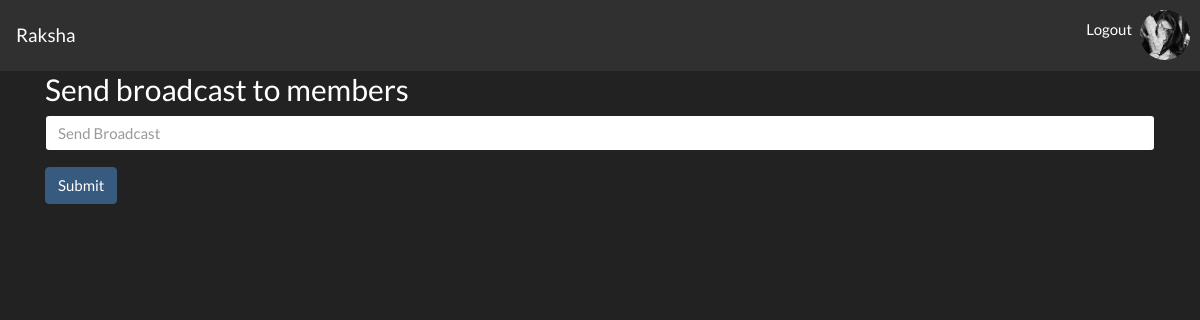
The app's page /project/messages.php?id=36 (signed in), older data.
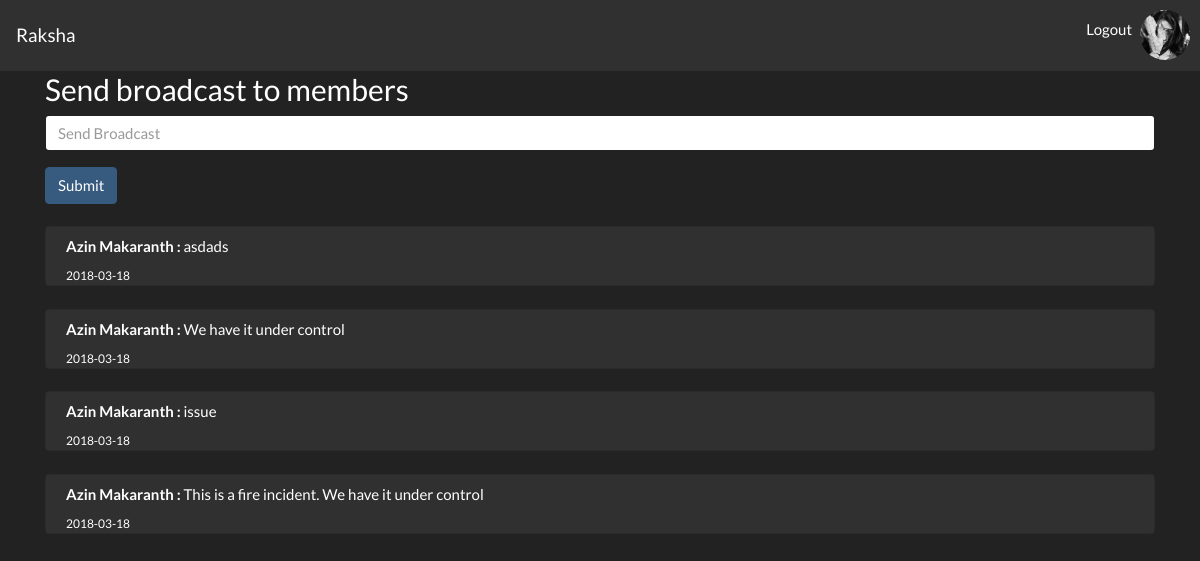
The same page, newer data.
### tables this page shows
CREATE TABLE `responses` (
  `id` int(11) NOT NULL,
  `taskid` int(11) NOT NULL,
  `mobile` bigint(50) NOT NULL,
  `name` text NOT NULL,
  `response` text NOT NULL,
  `date` date NOT NULL
);

### project/messages.php (the view, shortened to what this page needs)
<?php
include_once("header.php");
include_once("dbconnect.php");
$query = "select * from responses where taskid=".$_GET['id']." order by id desc";
$result = mysqli_query($con,$query);
echo '
    <div class="container">
        <h2> Send broadcast to members</h2>
            <form method="post" action="send_broadcast.php?taskid='.$_GET['id'].'">'
?>
        <div class="form-group">
            <input type="text" class="form-control" id="response" name="response" placeholder="Send Broadcast">
        </div>
        <button type="submit" id="submitbutton" class="btn btn-primary">Submit</button>
    </form>
<?php
    while($response = mysqli_fetch_assoc($result))
    {
        echo '
        <br/><div class="card-block">
            <div class="card" >
            <div class="card-block">
            <h6 class="card-title" style="margin-left: 20px;margin-top: 10px;"><strong>'.$response['name']." : </strong>".$response['response'].'</h6>
            <small><p class="card-text" style="margin-left: 20px">'.$response['date'].'</p></small>
            </div>
        </div>';
    }
?>
</div>

### project/header.php (shortened to what this page needs)
<!doctype html>
<html lang="en">
<head>
    <link rel="stylesheet" href="bootsrap.min.css">
    <link rel="stylesheet" href="mq.css">
</head>
<body>
<nav class="navbar navbar-expand-lg navbar-light bg-light">
<a class="navbar-brand" href="index.php">Raksha</a>
<div class="collapse navbar-collapse" id="navbarColor03" style="right: 10px;position: absolute;">
            <ul class="navbar-nav mr-auto">
                <li class="nav-item active">
<?php
if(isset($_SESSION["mobile"]) or isset($_SESSION["admin"]))
{
    echo '<a class="nav-link" href="logout.php">Logout<span class="sr-only"></span></a></li><li>';
    if(isset($_SESSION["admin"]))
    echo '<a href="admin_dash.php';
    else if(isset($_SESSION["mobile"]))
    echo '<a href="index2.php';
    echo '"><img src="../user.jpg" alt="user" width="50px" height="50px" style="border-radius:50px"></a></li></ul>';
}
else
{
echo('<a class="nav-link" href="vollogin.php">Volunteer\'s Login<span class="sr-only">(current)</span></a>');
}
?>
</div>
</nav>

Row changes from the older to the newer data that the page shows:
added responses: name "Azin Makaranth", response "asdads", date "2018-03-18"
added responses: name "Azin Makaranth", response "We have it under control", date "2018-03-18"
added responses: name "Azin Makaranth", response "issue", date "2018-03-18"
added responses: name "Azin Makaranth", response "This is a fire incident. We have it under control", date "2018-03-18"
